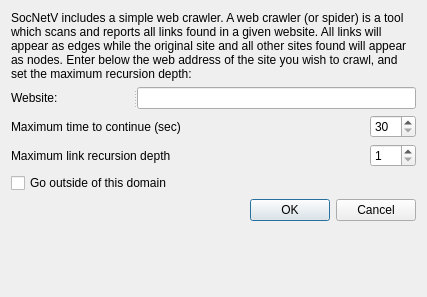
<?xml version="1.0" encoding="UTF-8"?>
<ui version="4.0">
 <class>WebCrawlerDialog</class>
 <widget class="QDialog" name="WebCrawlerDialog">
  <property name="geometry">
   <rect>
    <x>0</x>
    <y>0</y>
    <width>427</width>
    <height>297</height>
   </rect>
  </property>
  <property name="minimumSize">
   <size>
    <width>14</width>
    <height>0</height>
   </size>
  </property>
  <property name="windowTitle">
   <string>Dialog</string>
  </property>
  <layout class="QFormLayout" name="formLayout">
   <item row="0" column="0" colspan="2">
    <widget class="QLabel" name="label_2">
     <property name="text">
      <string>SocNetV includes a simple web crawler. A web crawler (or spider) is a tool which scans and reports all links found in a given website. All links will appear as edges while the original site and all other sites found will appear as nodes. 
 Enter below the web address of the site you wish to crawl, and set the maximum recursion depth:</string>
     </property>
     <property name="textFormat">
      <enum>Qt::RichText</enum>
     </property>
     <property name="wordWrap">
      <bool>true</bool>
     </property>
    </widget>
   </item>
   <item row="1" column="0" colspan="2">
    <widget class="QSplitter" name="splitter">
     <property name="orientation">
      <enum>Qt::Horizontal</enum>
     </property>
     <widget class="QLabel" name="label">
      <property name="text">
       <string>Website:</string>
      </property>
     </widget>
     <widget class="QLineEdit" name="websiteLineEdit"/>
    </widget>
   </item>
   <item row="2" column="0" colspan="2">
    <layout class="QGridLayout" name="gridLayout">
     <item row="0" column="1">
      <spacer name="horizontalSpacer">
       <property name="orientation">
        <enum>Qt::Horizontal</enum>
       </property>
       <property name="sizeHint" stdset="0">
        <size>
         <width>40</width>
         <height>20</height>
        </size>
       </property>
      </spacer>
     </item>
     <item row="0" column="2">
      <widget class="QSpinBox" name="maxTimeSpinBox">
       <property name="minimumSize">
        <size>
         <width>46</width>
         <height>0</height>
        </size>
       </property>
       <property name="minimum">
        <number>30</number>
       </property>
      </widget>
     </item>
     <item row="1" column="0">
      <widget class="QLabel" name="label_3">
       <property name="minimumSize">
        <size>
         <width>201</width>
         <height>0</height>
        </size>
       </property>
       <property name="text">
        <string>Maximum link recursion depth</string>
       </property>
      </widget>
     </item>
     <item row="1" column="1">
      <spacer name="horizontalSpacer_2">
       <property name="orientation">
        <enum>Qt::Horizontal</enum>
       </property>
       <property name="sizeHint" stdset="0">
        <size>
         <width>40</width>
         <height>20</height>
        </size>
       </property>
      </spacer>
     </item>
     <item row="1" column="2">
      <widget class="QSpinBox" name="maxRecursionLevelSpinBox">
       <property name="minimumSize">
        <size>
         <width>46</width>
         <height>0</height>
        </size>
       </property>
       <property name="minimum">
        <number>1</number>
       </property>
      </widget>
     </item>
     <item row="0" column="0">
      <widget class="QLabel" name="label_4">
       <property name="minimumSize">
        <size>
         <width>230</width>
         <height>0</height>
        </size>
       </property>
       <property name="text">
        <string>Maximum time to continue (sec)</string>
       </property>
      </widget>
     </item>
    </layout>
   </item>
   <item row="3" column="0">
    <widget class="QCheckBox" name="goOutCheckBox">
     <property name="text">
      <string>Go outside of this domain</string>
     </property>
    </widget>
   </item>
   <item row="4" column="1">
    <widget class="QDialogButtonBox" name="buttonBox">
     <property name="orientation">
      <enum>Qt::Horizontal</enum>
     </property>
     <property name="standardButtons">
      <set>QDialogButtonBox::Cancel|QDialogButtonBox::Ok</set>
     </property>
    </widget>
   </item>
  </layout>
 </widget>
 <resources/>
 <connections>
  <connection>
   <sender>buttonBox</sender>
   <signal>accepted()</signal>
   <receiver>WebCrawlerDialog</receiver>
   <slot>accept()</slot>
   <hints>
    <hint type="sourcelabel">
     <x>248</x>
     <y>254</y>
    </hint>
    <hint type="destinationlabel">
     <x>157</x>
     <y>274</y>
    </hint>
   </hints>
  </connection>
  <connection>
   <sender>buttonBox</sender>
   <signal>rejected()</signal>
   <receiver>WebCrawlerDialog</receiver>
   <slot>reject()</slot>
   <hints>
    <hint type="sourcelabel">
     <x>316</x>
     <y>260</y>
    </hint>
    <hint type="destinationlabel">
     <x>286</x>
     <y>274</y>
    </hint>
   </hints>
  </connection>
 </connections>
</ui>
